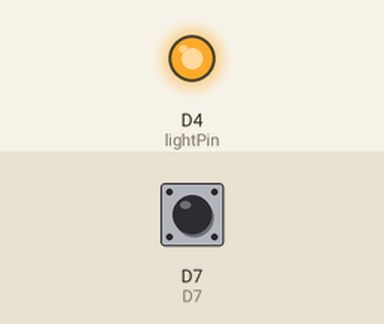
The sketch below on a simulated ESP8266 (NodeMCU). Parts: output pins drawn as LEDs (lit = HIGH). The test bench sets the inputs (shaded band); at power-on: D7 HIGH. What the sketch prints to the serial monitor is not drawn.

Above: at 0.1 s.
Timing chart, 0 to 1.6 s (numbered marks = the images above):
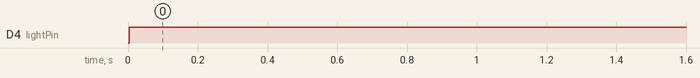

Measured:
- by itself, D4 (lightPin): LOW → HIGH at 0.00 s

The sketch:

CapacitiveSensorSketch.ino
```cpp
#include <CapacitiveSensor.h>
#include <ESP8266WiFi.h>

// NodeMCU Digital Pins
#define D0  16
#define D1  5  // I2C Bus SCL (clock)
#define D2  4  // I2C Bus SDA (data)
#define D3  0
#define D4  2  // Same as "LED_BUILTIN", but inverted logic
#define D5  14 // SPI Bus SCK (clock)
#define D6  12 // SPI Bus MISO
#define D7  13 // SPI Bus MOSI
#define D8  15 // SPI Bus SS (CS)
#define D9  3  // RX0 (Serial console)
#define D10 1  // TX0 (Serial console)

#define SEND D6
#define RECEIVE D7

#define lightPin D4

bool flag = false;
 CapacitiveSensor sensor = CapacitiveSensor(SEND, RECEIVE);

void setup()
{
  Serial.begin(115200);
  pinMode(lightPin, OUTPUT);
}

void loop()
{
    long start = millis();
    long total = sensor.capacitiveSensorRaw(30);

    Serial.print(millis() - start);
    Serial.print("\t");
    Serial.print(total);
    Serial.println();

    if(total > 130 && !flag)
    {
      Serial.print("touched");
      digitalWrite(lightPin, !digitalRead(lightPin));
      flag = true;
    }
    else if(total <130)
    {
      Serial.print("not touched");
      flag = false;
    }

    delay(100);
}
```
